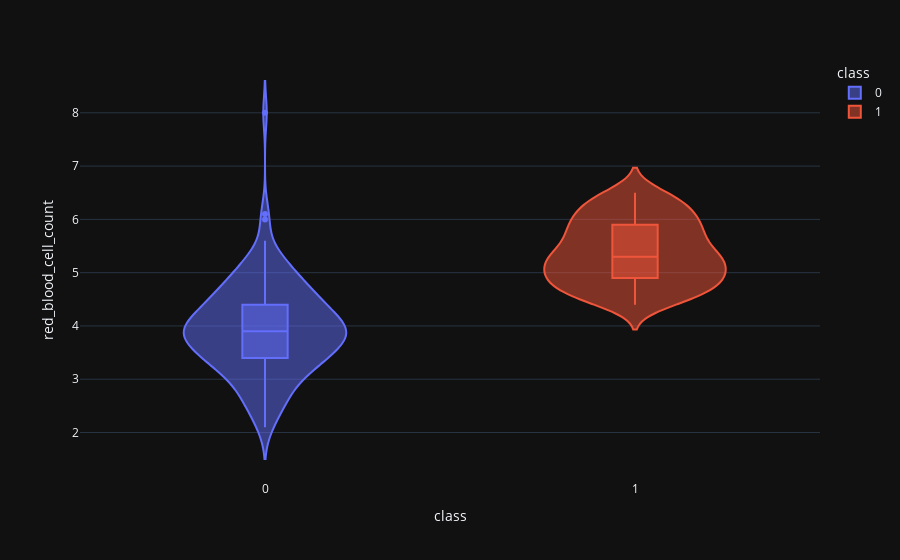

Notebook cell for this chart:
### Code cell
import plotly.express as px

def violin(col):
    fig = px.violin(dataset, y=col, x="class", color="class", box=True, template='plotly_dark')
    return fig.show()

violin('red_blood_cell_count')

### Figure 1 — Plotly figure (JSON) as saved in the notebook; plotly's stock layout.template omitted (floating-point values rounded to 4 significant figures; data arrays with more than 128 entries replaced by an {"elided": "..."} marker saying what was removed)
{"data": [{"alignmentgroup": "True", "box": {"visible": true}, "hovertemplate": "class=%{x}<br>red_blood_cell_count=%{y}<extra></extra>", "legendgroup": "0", "marker": {"color": "#636efa"}, "name": "0", "offsetgroup": "0", "orientation": "v", "scalegroup": "True", "showlegend": true, "type": "violin", "x": {"elided": "250 int values"}, "x0": " ", "xaxis": "x", "y": {"elided": "250 float values"}, "y0": " ", "yaxis": "y"}, {"alignmentgroup": "True", "box": {"visible": true}, "hovertemplate": "class=%{x}<br>red_blood_cell_count=%{y}<extra></extra>", "legendgroup": "1", "marker": {"color": "#EF553B"}, "name": "1", "offsetgroup": "1", "orientation": "v", "scalegroup": "True", "showlegend": true, "type": "violin", "x": {"elided": "150 int values"}, "x0": " ", "xaxis": "x", "y": {"elided": "150 float values"}, "y0": " ", "yaxis": "y"}], "layout": {"legend": {"title": {"text": "class"}, "tracegroupgap": 0}, "margin": {"t": 60}, "violinmode": "overlay", "xaxis": {"anchor": "y", "categoryarray": [0, 1], "categoryorder": "array", "domain": [0, 1], "title": {"text": "class"}}, "yaxis": {"anchor": "x", "domain": [0, 1], "title": {"text": "red_blood_cell_count"}}}}
